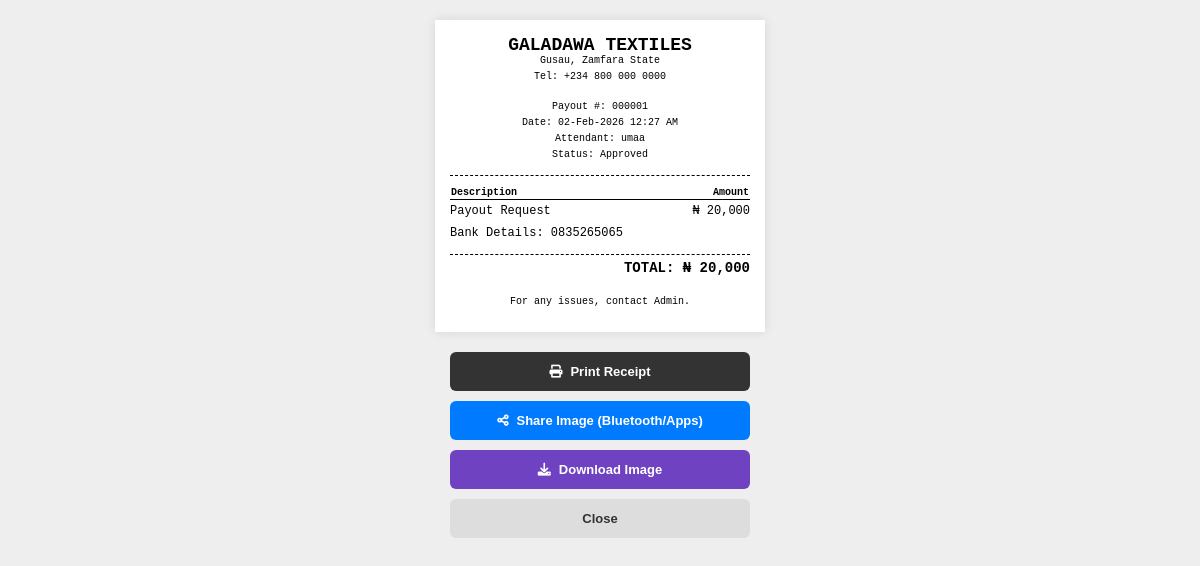
Page /sales/payout_receipt.php?id=1 (signed in) on the committed database.
### tables this page shows
CREATE TABLE `payout_requests` (
  `id` int(11) NOT NULL,
  `user_id` int(11) NOT NULL,
  `amount` decimal(10,2) NOT NULL,
  `status` enum('pending','approved','rejected') NOT NULL DEFAULT 'pending',
  `requested_at` datetime NOT NULL DEFAULT current_timestamp(),
  `reviewed_at` datetime DEFAULT NULL,
  `reviewed_by` int(11) DEFAULT NULL,
  `note` varchar(255) DEFAULT NULL,
  `review_note` varchar(255) DEFAULT NULL,
  `user_unread` tinyint(1) NOT NULL DEFAULT 0,
  `admin_unread` tinyint(1) NOT NULL DEFAULT 0
);

CREATE TABLE `users` (
  `id` int(11) NOT NULL,
  `username` varchar(50) NOT NULL,
  `password` varchar(255) NOT NULL,
  `role` enum('admin','sale_attendant') NOT NULL,
  `fullname` varchar(100) NOT NULL,
  `created_at` timestamp NOT NULL DEFAULT current_timestamp(),
  `status` enum('active','suspended') DEFAULT 'active'
);

### sales/payout_receipt.php (the view, shortened to what this page needs)
<?php
include '../includes/payouts.php';
$id = isset($_GET['id']) ? intval($_GET['id']) : 0;
$sql = "SELECT pr.*, u.username, a.username as approved_by_name
        FROM payout_requests pr
        JOIN users u ON pr.user_id = u.id
        LEFT JOIN users a ON pr.reviewed_by = a.id
        WHERE pr.id = '$id'";
$res = $conn->query($sql);
$payout = $res ? $res->fetch_assoc() : null;
?>
<!DOCTYPE html>
<html lang="en">
<head>
    <link rel="stylesheet" href="https://cdnjs.cloudflare.com/ajax/libs/font-awesome/6.0.0/css/all.min.css">
</head>
<body>
    <div id="receipt-paper">
        <div class="header">
            <div class="logo">Galadawa Textiles</div>
            <div class="info">Gusau, Zamfara State</div>
            <div class="info">Tel: +234 800 000 0000</div>
            <br>
            <div class="info">Payout #: <?php echo str_pad($payout['id'], 6, '0', STR_PAD_LEFT); ?></div>
            <div class="info">Date: <?php echo date('d-M-Y h:i A', strtotime($payout['requested_at'])); ?></div>
            <div class="info">Attendant: <?php echo htmlspecialchars($payout['username']); ?></div>
            <div class="info">Status: <?php echo ucfirst($payout['status']); ?></div>
        </div>
        <table class="item-list">
            <thead>
                <tr>
                    <th width="50%">Description</th>
                    <th width="50%" style="text-align:right">Amount</th>
                </tr>
            </thead>
            <tbody>
                <tr>
                    <td>Payout Request</td>
                    <td style="text-align:right">₦ <?php echo number_format($payout['amount']); ?></td>
                </tr>
                <?php if (!empty($payout['note'])): ?>
                <tr>
                    <td colspan="2">Bank Details: <?php echo htmlspecialchars($payout['note']); ?></td>
                </tr>
                <?php endif; ?>
            </tbody>
        </table>
        <div class="total-section">
            TOTAL: ₦ <?php echo number_format($payout['amount']); ?>
        </div>
        <div class="footer">
            <p>For any issues, contact Admin.</p>
        </div>
    </div>
    <div class="no-print">
        <button onclick="window.print()" class="btn btn-print">
            <i class="fas fa-print"></i> Print Receipt
        </button>
        <button onclick="shareReceipt()" class="btn btn-share">
            <i class="fas fa-share-alt"></i> Share Image (Bluetooth/Apps)
        </button>
        <button onclick="saveAsImage()" class="btn btn-img">
            <i class="fas fa-download"></i> Download Image
        </button>
        <button onclick="window.close()" class="btn btn-close">Close</button>
    </div>
</body>
</html>

### sales/payout_receipt.php (style rules this page uses)
body { font-family: 'Courier New', Courier, monospace; font-size: 12px; margin: 0; padding: 20px; background: #eee; display: flex; flex-direction: column; align-items: center; }
#receipt-paper { background: white; padding: 15px; width: 300px; box-shadow: 0 0 10px rgba(0,0,0,0.1); margin-bottom: 20px; color: #000; }
.header { text-align: center; margin-bottom: 10px; border-bottom: 1px dashed #000; padding-bottom: 10px; }
.logo { font-size: 18px; font-weight: bold; text-transform: uppercase; }
.info { font-size: 10px; margin-bottom: 5px; }
.item-list { width: 100%; border-collapse: collapse; margin-bottom: 10px; }
.item-list th { text-align: left; border-bottom: 1px solid #000; font-size: 10px; }
.item-list td { padding: 4px 0; vertical-align: top; }
.total-section { border-top: 1px dashed #000; padding-top: 5px; text-align: right; font-size: 14px; font-weight: bold; }
.footer { text-align: center; margin-top: 20px; font-size: 10px; }
.no-print { width: 300px; display: flex; flex-direction: column; gap: 10px; }
.btn { padding: 12px; border: none; border-radius: 6px; cursor: pointer; font-weight: bold; font-family: sans-serif; display: flex; align-items: center; justify-content: center; gap: 8px; text-decoration: none; font-size: 13px; }
.btn-print { background: #333; color: white; }
.btn-img { background: #6f42c1; color: white; }
.btn-share { background: #007bff; color: white; }
.btn-close { background: #ddd; color: #333; }

### rows in the picture
payout_requests: id "000001", requested_at "02-Feb-2026 12:27 AM", user.username "umaa", status "Approved", amount "20,000", note "0835265065"
